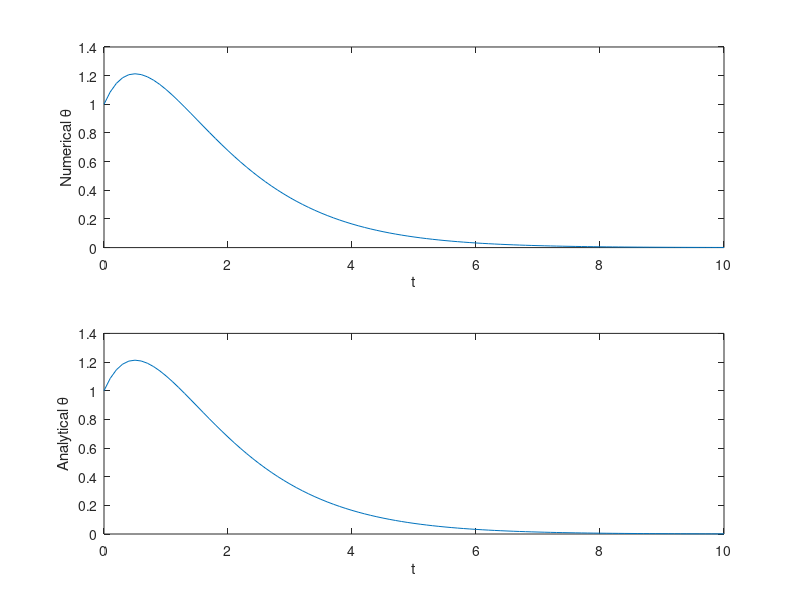

Reproduce this figure in MATLAB.
function swinging_door_example_021717
clear;
close all;

% Properties
global J c k;
J = 1;
c = 2;
k = 1;

% Initial Conditions
th0 = 1;
thdot0 = 1;
X0 = [th0;thdot0];
t0 = 0;
tf = 10;
numpts = 101;
tspan = linspace(t0, tf, numpts);

% Differential Equation
[~, X] = ode45(@eom, tspan, X0);

% Analyze Data
th = zeros(1,numpts);
th_analytical = th;

for i = 1:numpts
    th(i) = X(i,1);
    th_analytical(i) = (th0+thdot0)*tspan(i)*exp(-tspan(i))+th0*exp(-tspan(i));
end


% Plotting
figure;
subplot(2,1,1);
plot(tspan, th);
xlabel('t');
ylabel('Numerical \theta');
subplot(2,1,2);
plot(tspan, th_analytical);
xlabel('t');
ylabel('Analytical \theta');


end

function Xdot = eom(~,X)
global J c k;
th = X(1);
thdot = X(2);
thddot = -c/J*thdot-k/J*th;
Xdot = zeros(2,1);
Xdot(1) = thdot;
Xdot(2) = thddot;
end



